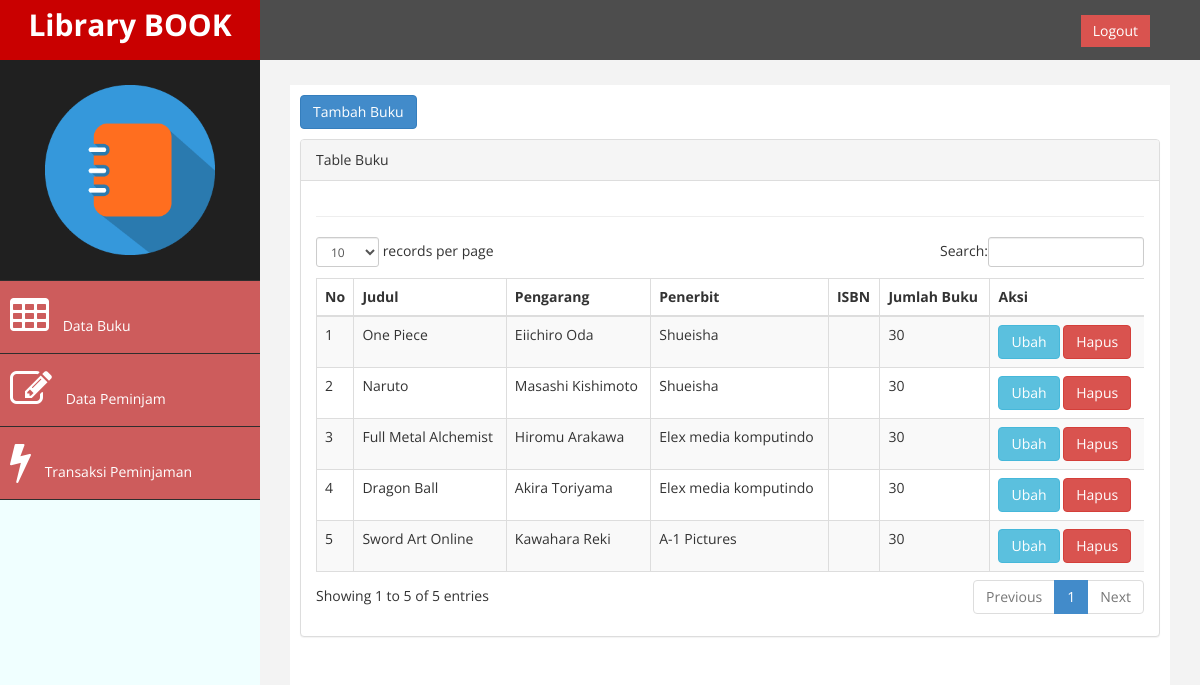
Page /Tugas4/tugas9/index_admin.php?page=buku on the committed database.
### tables this page shows
CREATE TABLE `buku` (
  `id_buku` int(9) NOT NULL,
  `judul` varchar(200) NOT NULL,
  `pengarang` varchar(200) NOT NULL,
  `penerbit` varchar(200) NOT NULL,
  `tahun_terbit` int(4) NOT NULL,
  `isbn` varchar(200) NOT NULL,
  `jumlah_buku` int(3) NOT NULL,
  `tgl_input` date NOT NULL,
  `file` varchar(100) NOT NULL
);

### Tugas4/tugas9/page/buku/buku.php (the view)
<?php
$koneksi=mysqli_connect("localhost","root","","library");
?>
<a href="?page=buku&aksi=tambah" class="btn btn-primary" style="margin-bottom: 10px;">Tambah Buku</a>
<div class="row">
                <div class="col-md-12">
                    <div class="panel panel-default">
                        <div class="panel-heading">
                             Table Buku
                        </div>
                        <div class="panel-body">
                            <div class="table-responsive">
                                <table class="table table-striped table-bordered table-hover" id="dataTables-example">
                                    <thead>
                                        <tr>
                                            <th>No</th>
                                            <th>Judul</th>
                                            <th>Pengarang</th>
                                            <th>Penerbit</th>
                                            <th>ISBN</th>
                                            <th>Jumlah Buku</th>
                                            <th>Aksi</th>
                                        </tr>
                                    </thead>
                                    <tbody>
                                        <?php
                                            $no = 1;
                                            $sql = mysqli_query($koneksi, "select * from buku");
                                            while ($data = mysqli_fetch_array($sql)){
                                        ?>
                                        <tr>
                                            <td><?php echo $no++;?></td>
                                            <td><?php echo $data['judul'];?></td>
                                            <td><?php echo $data['pengarang'];?></td>
                                            <td><?php echo $data['penerbit'];?></td>
                                            <td><?php echo $data['isbn'];?></td>
                                            <td><?php echo $data['jumlah_buku'];?></td>
                                            <td><a href="?page=buku&aksi=ubah&id_buku=<?php echo $data['id_buku']; ?>" class="btn btn-info">Ubah</a>
                                            <a href="?page=buku&aksi=hapus&id_buku=<?php echo $data['id_buku']; ?>"class="btn btn-danger">Hapus</a></td>
                                        <?php } ?>
                                    </tbody>
                                            </div>

### Tugas4/tugas9/assets/css/custom.css (style rules this page uses)
body { font-family: 'Open Sans', sans-serif; }

### rows in the picture
buku: judul "One Piece", pengarang "Eiichiro Oda", penerbit "Shueisha", jumlah_buku "30"
buku: judul "Naruto", pengarang "Masashi Kishimoto", penerbit "Shueisha", jumlah_buku "30"
buku: judul "Full Metal Alchemist", pengarang "Hiromu Arakawa", penerbit "Elex media komputindo", jumlah_buku "30"
buku: judul "Dragon Ball", pengarang "Akira Toriyama", penerbit "Elex media komputindo", jumlah_buku "30"
buku: judul "Sword Art Online", pengarang "Kawahara Reki", penerbit "A-1 Pictures", jumlah_buku "30"
